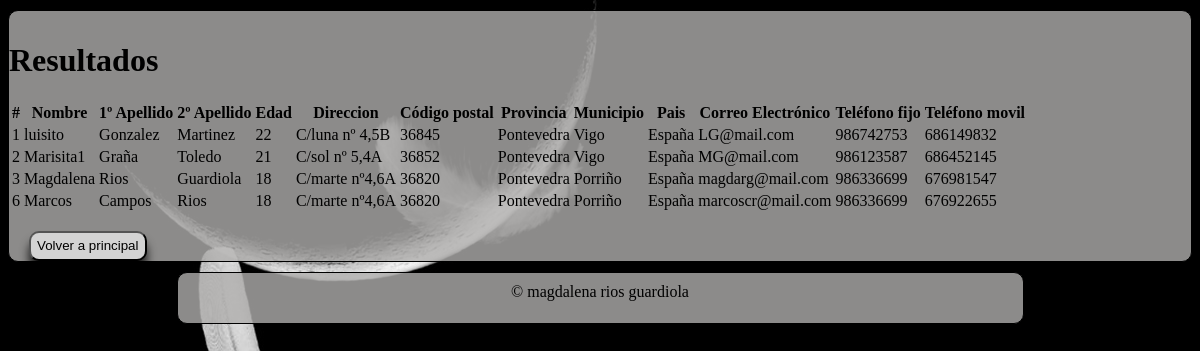
Page /php/list.php on the committed database.
### tables this page shows
CREATE TABLE IF NOT EXISTS `users` (
  `id` int(11) UNSIGNED NOT NULL AUTO_INCREMENT,
  `nombre` varchar(30) NOT NULL,
  `primerApellido` varchar(30) NOT NULL,
  `segundoApellido` varchar(30) NOT NULL,
  `edad` int(3) DEFAULT NULL,
  `direccion` varchar(50) DEFAULT NULL,
  `codigoPostal` varchar(5) DEFAULT NULL,
  `provincia` varchar(30) DEFAULT NULL,
  `municipio` varchar(30) DEFAULT NULL,
  `pais` varchar(30) DEFAULT NULL,
  `email` varchar(50) NOT NULL,
  `telFijo` varchar(9) DEFAULT NULL,
  `telMovil` varchar(9) DEFAULT NULL,
  PRIMARY KEY (`id`)
);

### php/list.php (the view, shortened to what this page needs)
<?php
$sql = "SELECT * FROM users";
		try {
				$hostname = "localhost";
				$database = "test";
				$username = "magda";
				$password = "magda";
				$connection = new PDO('mysql:host='.$hostname.';dbname='.$database, $username, $password, array(PDO::MYSQL_ATTR_INIT_COMMAND => 'SET NAMES \'UTF8\''));
				$statement = $connection->prepare($sql);
				$statement->execute();
				$result = $statement->fetchAll();
		}
		catch(PDOException $error) {
				echo $sql . "<br>" . $error->getMessage();
		}
?>
<?php if ($result && $statement->rowCount() > 0) { ?>
<!DOCTYPE html>
<html lang="en">
<head>
	<link rel="stylesheet" type="text/css" href="css/style.css">
</head>
<body>
	<div id="resultado">
		<h1>Resultados</h1>
			<table>
					<thead>
						<tr>
							<th>#</th>
							<th>Nombre</th>
							<th>1º Apellido</th>
							<th>2º Apellido</th>
							<th>Edad</th>
							<th>Direccion</th>
			                <th>Código postal</th>
							<th>Provincia</th>
							<th>Municipio</th>
							<th>Pais</th>
							<th>Correo Electrónico</th>
							<th>Teléfono fijo</th>
							<th>Teléfono movil</th>
						</tr>
					</thead>
				<tbody>
					<?php foreach ($result as $row) { ?>
						<tr>
							<td><?php echo $row["id"]; ?></td>
							<td><?php echo $row["nombre"]; ?></td>
							<td><?php echo $row["primerApellido"]; ?></td>
							<td><?php echo $row["segundoApellido"]; ?></td>
							<td><?php echo $row["edad"]; ?></td>
							<td><?php echo $row["direccion"]; ?></td>
							<td><?php echo $row["codigoPostal"]; ?> </td>
							<td><?php echo $row["provincia"]; ?></td>
							<td><?php echo $row["municipio"]; ?> </td>
							<td><?php echo $row["pais"]; ?></td>
							<td><?php echo $row["email"]; ?> </td>
							<td><?php echo $row["telFijo"]; ?></td>
							<td><?php echo $row["telMovil"]; ?> </td>
						</tr>
					<?php } ?>
				</tbody>
			</table>
			<?php } else { ?>
				<blockquote>No hay datos</blockquote>
			<?php } ?>
			<br/>
			<button id="cont4" type="button" onclick="window.location.href='index.php'">Volver a principal</button>
	</div>
	<footer>
        &copy magdalena rios guardiola
 	</footer>
</body>
</html>

### css/style.css (style rules this page uses)
html { background-image: url("../img/plumas.jpg"); background-repeat: no-repeat; background-color: black; }
#resultado { border:1px solid; border-radius: 10px; width: auto; padding-top: 10px; margin: auto; margin-top:10px; background-color: rgba(176,174,173,.8); justify-content: center; }
#cont4 { margin-left: 20px; }
button { height: 30px; color: black; background-color: lightgrey; border-radius: 10px; box-shadow: 0 10px 10px rgba(0,0,0,.8); }
footer { border:1px solid; border-radius: 10px; width: 845px; height: 40px; padding-top: 10px; margin: auto; margin-top:10px; background-color: rgba(176,174,173,.8); display:flex; justify-content: center; }

### rows in the picture
users: id "1", nombre "luisito", primerApellido "Gonzalez", segundoApellido "Martinez", edad "22", direccion "C/luna nº 4,5B", codigoPostal "36845", provincia "Pontevedra", municipio "Vigo", pais "España", email "LG@mail.com", telFijo "986742753", telMovil "686149832"
users: id "2", nombre "Marisita1", primerApellido "Graña", segundoApellido "Toledo", edad "21", direccion "C/sol nº 5,4A", codigoPostal "36852", provincia "Pontevedra", municipio "Vigo", pais "España", email "MG@mail.com", telFijo "986123587", telMovil "686452145"
users: id "3", nombre "Magdalena", primerApellido "Rios", segundoApellido "Guardiola", edad "18", direccion "C/marte nº4,6A", codigoPostal "36820", provincia "Pontevedra", municipio "Porriño", pais "España", email "magdarg@mail.com", telFijo "986336699", telMovil "676981547"
users: id "6", nombre "Marcos", primerApellido "Campos", segundoApellido "Rios", edad "18", direccion "C/marte nº4,6A", codigoPostal "36820", provincia "Pontevedra", municipio "Porriño", pais "España", email "marcoscr@mail.com", telFijo "986336699", telMovil "676922655"
